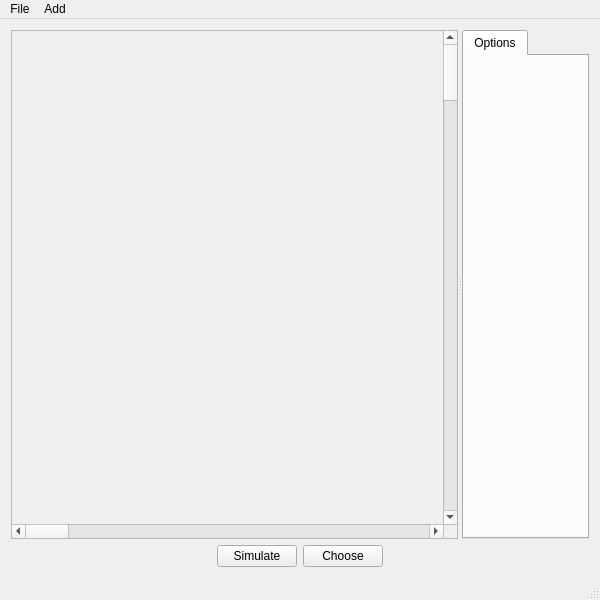
<?xml version="1.0" encoding="UTF-8"?>
<ui version="4.0">
 <class>MainWindow</class>
 <widget class="QMainWindow" name="MainWindow">
  <property name="geometry">
   <rect>
    <x>0</x>
    <y>0</y>
    <width>600</width>
    <height>600</height>
   </rect>
  </property>
  <property name="sizePolicy">
   <sizepolicy hsizetype="Maximum" vsizetype="Maximum">
    <horstretch>0</horstretch>
    <verstretch>0</verstretch>
   </sizepolicy>
  </property>
  <property name="windowTitle">
   <string>MainWindow</string>
  </property>
  <property name="animated">
   <bool>true</bool>
  </property>
  <widget class="QWidget" name="centralWidget">
   <layout class="QGridLayout" name="gridLayout">
    <item row="0" column="0" colspan="4">
     <widget class="QSplitter" name="splitter">
      <property name="orientation">
       <enum>Qt::Horizontal</enum>
      </property>
      <widget class="QScrollArea" name="BuildScreen">
       <property name="maximumSize">
        <size>
         <width>16777215</width>
         <height>16777215</height>
        </size>
       </property>
       <property name="mouseTracking">
        <bool>true</bool>
       </property>
       <property name="frameShape">
        <enum>QFrame::StyledPanel</enum>
       </property>
       <property name="verticalScrollBarPolicy">
        <enum>Qt::ScrollBarAlwaysOn</enum>
       </property>
       <property name="horizontalScrollBarPolicy">
        <enum>Qt::ScrollBarAlwaysOn</enum>
       </property>
       <property name="sizeAdjustPolicy">
        <enum>QAbstractScrollArea::AdjustIgnored</enum>
       </property>
       <property name="widgetResizable">
        <bool>false</bool>
       </property>
       <widget class="QWidget" name="BuildScroll">
        <property name="geometry">
         <rect>
          <x>0</x>
          <y>0</y>
          <width>5000</width>
          <height>5000</height>
         </rect>
        </property>
        <property name="sizePolicy">
         <sizepolicy hsizetype="Expanding" vsizetype="Expanding">
          <horstretch>0</horstretch>
          <verstretch>0</verstretch>
         </sizepolicy>
        </property>
        <property name="mouseTracking">
         <bool>true</bool>
        </property>
        <widget class="MyLabel" name="buildLabel">
         <property name="geometry">
          <rect>
           <x>0</x>
           <y>0</y>
           <width>5000</width>
           <height>5000</height>
          </rect>
         </property>
         <property name="sizePolicy">
          <sizepolicy hsizetype="Fixed" vsizetype="Fixed">
           <horstretch>0</horstretch>
           <verstretch>0</verstretch>
          </sizepolicy>
         </property>
         <property name="maximumSize">
          <size>
           <width>16777215</width>
           <height>16777215</height>
          </size>
         </property>
         <property name="mouseTracking">
          <bool>true</bool>
         </property>
        </widget>
        <widget class="QLabel" name="buildimage">
         <property name="geometry">
          <rect>
           <x>0</x>
           <y>0</y>
           <width>5000</width>
           <height>5000</height>
          </rect>
         </property>
         <property name="mouseTracking">
          <bool>true</bool>
         </property>
         <property name="text">
          <string/>
         </property>
         <property name="pixmap">
          <pixmap resource="resources.qrc">:/pictures/Pointy3.png</pixmap>
         </property>
         <property name="scaledContents">
          <bool>true</bool>
         </property>
        </widget>
        <zorder>buildimage</zorder>
        <zorder>buildLabel</zorder>
       </widget>
      </widget>
      <widget class="QTabWidget" name="OptionScreen">
       <property name="sizePolicy">
        <sizepolicy hsizetype="Expanding" vsizetype="Expanding">
         <horstretch>0</horstretch>
         <verstretch>0</verstretch>
        </sizepolicy>
       </property>
       <property name="currentIndex">
        <number>0</number>
       </property>
       <property name="usesScrollButtons">
        <bool>true</bool>
       </property>
       <property name="tabBarAutoHide">
        <bool>false</bool>
       </property>
       <widget class="QWidget" name="Options">
        <attribute name="title">
         <string>Options</string>
        </attribute>
       </widget>
      </widget>
     </widget>
    </item>
    <item row="1" column="2">
     <widget class="QPushButton" name="ChooseButton">
      <property name="text">
       <string>Choose</string>
      </property>
     </widget>
    </item>
    <item row="1" column="0">
     <spacer name="horizontalSpacer">
      <property name="orientation">
       <enum>Qt::Horizontal</enum>
      </property>
      <property name="sizeHint" stdset="0">
       <size>
        <width>146</width>
        <height>20</height>
       </size>
      </property>
     </spacer>
    </item>
    <item row="1" column="3">
     <spacer name="horizontalSpacer_2">
      <property name="orientation">
       <enum>Qt::Horizontal</enum>
      </property>
      <property name="sizeHint" stdset="0">
       <size>
        <width>145</width>
        <height>20</height>
       </size>
      </property>
     </spacer>
    </item>
    <item row="1" column="1">
     <widget class="QPushButton" name="SimulateButton">
      <property name="text">
       <string>Simulate</string>
      </property>
     </widget>
    </item>
   </layout>
  </widget>
  <widget class="QMenuBar" name="menuBar">
   <property name="geometry">
    <rect>
     <x>0</x>
     <y>0</y>
     <width>600</width>
     <height>17</height>
    </rect>
   </property>
   <widget class="QMenu" name="menuFile">
    <property name="title">
     <string>File</string>
    </property>
    <addaction name="actionNew"/>
    <addaction name="actionOpen"/>
    <addaction name="actionSave"/>
    <addaction name="actionSave_as"/>
   </widget>
   <widget class="QMenu" name="menuAdd">
    <property name="title">
     <string>Add</string>
    </property>
    <widget class="QMenu" name="menuRoad">
     <property name="title">
      <string>Road</string>
     </property>
     <addaction name="actionOne_Way"/>
     <addaction name="actionTwo_Ways"/>
     <addaction name="actionTwo_Ways_with_Refuge"/>
     <addaction name="actionSquare"/>
    </widget>
    <addaction name="menuRoad"/>
    <addaction name="actionIntersection"/>
    <addaction name="actionZebra_Crossings"/>
    <addaction name="actionCar"/>
    <addaction name="actionIntersection_2"/>
    <addaction name="actionSign"/>
   </widget>
   <addaction name="menuFile"/>
   <addaction name="menuAdd"/>
  </widget>
  <widget class="QStatusBar" name="statusBar"/>
  <action name="actionIntersection">
   <property name="text">
    <string>Intersection</string>
   </property>
  </action>
  <action name="actionZebra_Crossings">
   <property name="text">
    <string>Zebra Crossings</string>
   </property>
  </action>
  <action name="actionCar">
   <property name="text">
    <string>Car </string>
   </property>
  </action>
  <action name="actionIntersection_2">
   <property name="text">
    <string>Intersection</string>
   </property>
  </action>
  <action name="actionSign">
   <property name="text">
    <string>Sign</string>
   </property>
  </action>
  <action name="actionOne_Way">
   <property name="text">
    <string>One Way</string>
   </property>
  </action>
  <action name="actionTwo_Ways">
   <property name="text">
    <string>Two Ways</string>
   </property>
  </action>
  <action name="actionTwo_Ways_with_Refuge">
   <property name="text">
    <string>Two Ways with Refuge</string>
   </property>
  </action>
  <action name="actionSquare">
   <property name="text">
    <string>Square</string>
   </property>
  </action>
  <action name="actionNew">
   <property name="text">
    <string>New</string>
   </property>
  </action>
  <action name="actionOpen">
   <property name="text">
    <string>Open</string>
   </property>
  </action>
  <action name="actionSave">
   <property name="text">
    <string>Save</string>
   </property>
  </action>
  <action name="actionSave_as">
   <property name="text">
    <string>Save as...</string>
   </property>
  </action>
 </widget>
 <layoutdefault spacing="6" margin="11"/>
 <customwidgets>
  <customwidget>
   <class>MyLabel</class>
   <extends>QLabel</extends>
   <header location="global">mylabel.h</header>
  </customwidget>
 </customwidgets>
 <resources>
  <include location="resources.qrc"/>
 </resources>
 <connections/>
</ui>
